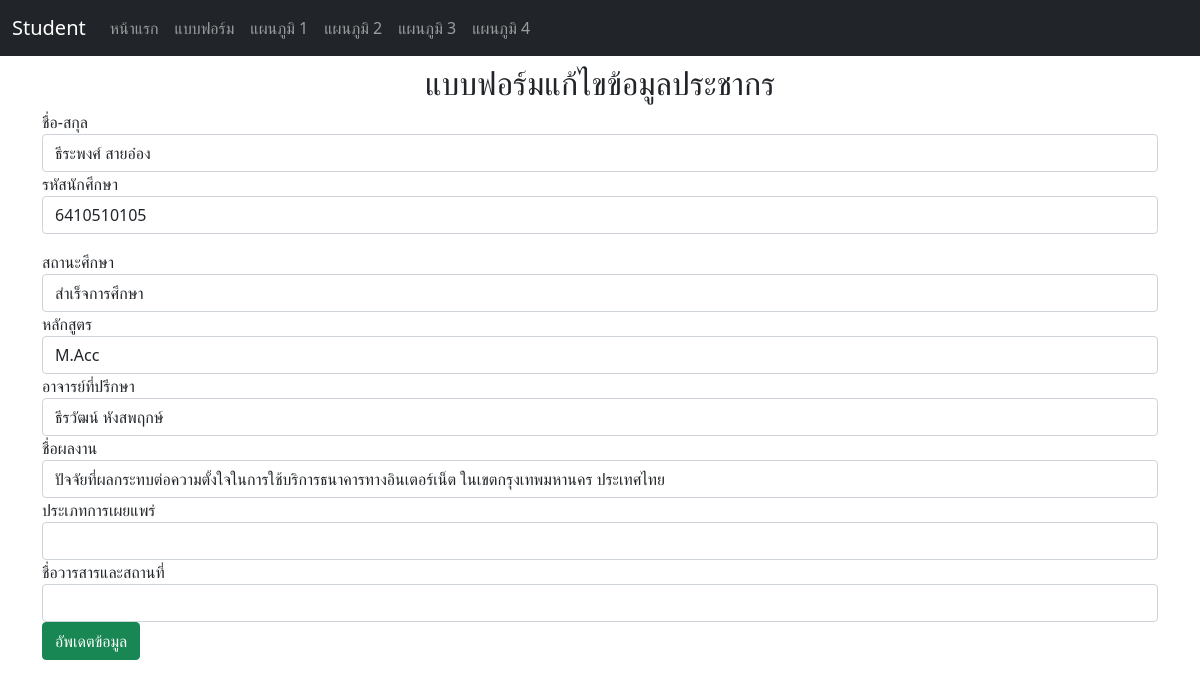
Screenshot of /edit/1 with the database file from the repository.
### myapp/models.py (models this page shows, shortened)
class Person(models.Model):
    name = models.CharField(max_length=100)
    s_id = models.IntegerField()
    date = models.DateField(auto_now_add=True)
    status = models.CharField(max_length=100)
    course = models.CharField(max_length=100)
    teacher = models.CharField(max_length=100)
    performance = models.CharField(max_length=100)
    typ_work = models.CharField(max_length=100)
    jour_name_place = models.CharField(max_length=200)

### myapp/views.py (the view)
# urls.py: path('edit/<person_id>',views.edit),
def edit(request,person_id):
    if request.method == "POST":
        person = Person.objects.get(id=person_id)
        person.name = request.POST["name"]
        person.s_id = request.POST["s_id"]
        person.status = request.POST["status"]
        person.course = request.POST["course"]
        person.teacher= request.POST["teacher"]
        person.performance = request.POST["performance"]
        person.typ_work = request.POST["typ_work"]
        person.jour_name_place = request.POST["jour_name_place"]
        person.save()
        messages.success(request,"อัพเดตข้อมูลเรียบร้อย")
        return redirect("/")
    else:
        person = Person.objects.get(id=person_id)
        return render(request,"edit.html",{"person":person})

### myapp/templates/edit.html (shortened to what this page needs)
{% extends "base.html" %}
{% block content %}
    <h2 class="text-center">แบบฟอร์มแก้ไขข้อมูลประชากร</h2>
    <form method="post">
        <div class="form-group">
            <label for="name">ชื่อ-สกุล</label>
            <input type="text" name="name" class="form-control" value="{{person.name}}">
        </div>
        <div class="form-group mb-3">
            <label for="s_id">รหัสนักศึกษา</label>
            <input type="number" name="s_id" class="form-control" value="{{person.s_id}}">
        </div>
        <div class="form-group">
            <label for="status">สถานะศึกษา</label>
            <input type="text" name="status" class="form-control" value="{{person.status}}">
        </div>
        <div class="form-group">
            <label for="course">หลักสูตร</label>
            <input type="text" name="course" class="form-control" value="{{person.course}}">
        </div>
        <div class="form-group">
            <label for="teacher">อาจารย์ที่ปรึกษา</label>
            <input type="text" name="teacher" class="form-control" value="{{person.teacher}}">
        </div>
        <div class="form-group">
            <label for="performance">ชื่อผลงาน</label>
            <input type="text" name="performance" class="form-control" value="{{person.performance}}">
        </div>
        <div class="form-group ">
            <label for="typ_work">ประเภทการเผยแพร่</label>
            <input type="text" name="typ_work" class="form-control">
        </div>
        <div class="form-group ">
            <label for="jour_name_place">ชื่อวารสารและสถานที่</label>
            <input type="text" name="jour_name_place" class="form-control">
        </div>
        <input type="submit" value="อัพเดตข้อมูล" class="btn btn-success">
    </form>
{% endblock %}

### rows the page displays
Person: name "ธีระพงศ์ สายอ๋อง", s_id "6410510105", status "สำเร็จการศึกษา", course "M.Acc", teacher "ธีรวัฒน์ หังสพฤกษ์", performance "ปัจจัยที่ผลกระทบต่อความตั้งใจในการใช้บริการธนาคารทางอินเตอร์เน็ต ในเขตกรุงเทพมหานคร ประเทศไทย"
